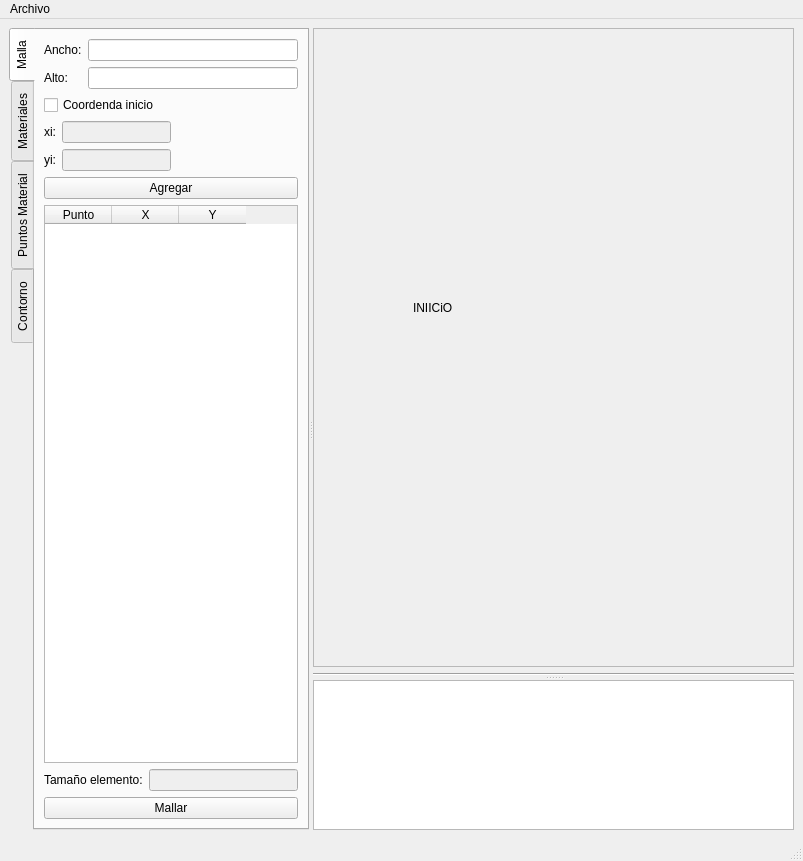
<?xml version="1.0" encoding="UTF-8"?>
<ui version="4.0">
 <class>MainWindow</class>
 <widget class="QMainWindow" name="MainWindow">
  <property name="geometry">
   <rect>
    <x>0</x>
    <y>0</y>
    <width>803</width>
    <height>861</height>
   </rect>
  </property>
  <property name="windowTitle">
   <string>MainWindow</string>
  </property>
  <widget class="QWidget" name="centralwidget">
   <layout class="QGridLayout" name="gridLayout">
    <item row="0" column="0">
     <widget class="QSplitter" name="splitter_2">
      <property name="orientation">
       <enum>Qt::Horizontal</enum>
      </property>
      <widget class="QTabWidget" name="tabWidget">
       <property name="enabled">
        <bool>true</bool>
       </property>
       <property name="sizePolicy">
        <sizepolicy hsizetype="Minimum" vsizetype="Expanding">
         <horstretch>0</horstretch>
         <verstretch>0</verstretch>
        </sizepolicy>
       </property>
       <property name="minimumSize">
        <size>
         <width>250</width>
         <height>0</height>
        </size>
       </property>
       <property name="maximumSize">
        <size>
         <width>300</width>
         <height>16777215</height>
        </size>
       </property>
       <property name="tabPosition">
        <enum>QTabWidget::West</enum>
       </property>
       <property name="currentIndex">
        <number>0</number>
       </property>
       <property name="usesScrollButtons">
        <bool>false</bool>
       </property>
       <property name="documentMode">
        <bool>false</bool>
       </property>
       <property name="movable">
        <bool>false</bool>
       </property>
       <property name="tabBarAutoHide">
        <bool>false</bool>
       </property>
       <widget class="QWidget" name="tab_malla">
        <attribute name="title">
         <string>Malla</string>
        </attribute>
        <layout class="QVBoxLayout" name="verticalLayout_2">
         <item>
          <layout class="QVBoxLayout" name="verticalLayout_6">
           <item>
            <layout class="QFormLayout" name="formLayout">
             <item row="0" column="0">
              <widget class="QLabel" name="label_6">
               <property name="text">
                <string>Ancho:</string>
               </property>
              </widget>
             </item>
             <item row="0" column="1">
              <widget class="QLineEdit" name="lineEdit_malla_ancho"/>
             </item>
             <item row="1" column="0">
              <widget class="QLabel" name="label_2">
               <property name="text">
                <string>Alto:</string>
               </property>
              </widget>
             </item>
             <item row="1" column="1">
              <widget class="QLineEdit" name="lineEdit_malla_alto"/>
             </item>
            </layout>
           </item>
           <item>
            <layout class="QHBoxLayout" name="horizontalLayout_3">
             <item>
              <layout class="QVBoxLayout" name="verticalLayout">
               <item>
                <widget class="QCheckBox" name="checkBox_malla_coorIni">
                 <property name="text">
                  <string>Coordenda inicio</string>
                 </property>
                </widget>
               </item>
               <item>
                <layout class="QHBoxLayout" name="horizontalLayout">
                 <item>
                  <widget class="QLabel" name="label_4">
                   <property name="text">
                    <string>xi:</string>
                   </property>
                  </widget>
                 </item>
                 <item>
                  <widget class="QLineEdit" name="lineEdit_malla_xi">
                   <property name="enabled">
                    <bool>false</bool>
                   </property>
                  </widget>
                 </item>
                </layout>
               </item>
               <item>
                <layout class="QHBoxLayout" name="horizontalLayout_2">
                 <item>
                  <widget class="QLabel" name="label_5">
                   <property name="text">
                    <string>yi:</string>
                   </property>
                  </widget>
                 </item>
                 <item>
                  <widget class="QLineEdit" name="lineEdit_malla_yi">
                   <property name="enabled">
                    <bool>false</bool>
                   </property>
                  </widget>
                 </item>
                </layout>
               </item>
              </layout>
             </item>
             <item>
              <spacer name="horizontalSpacer">
               <property name="orientation">
                <enum>Qt::Horizontal</enum>
               </property>
               <property name="sizeHint" stdset="0">
                <size>
                 <width>40</width>
                 <height>20</height>
                </size>
               </property>
              </spacer>
             </item>
            </layout>
           </item>
           <item>
            <widget class="QPushButton" name="pushButton_malla_agregar">
             <property name="text">
              <string>Agregar</string>
             </property>
            </widget>
           </item>
           <item>
            <widget class="QTableWidget" name="tableWidget_malla_coordenadas">
             <property name="columnCount">
              <number>3</number>
             </property>
             <attribute name="horizontalHeaderCascadingSectionResizes">
              <bool>false</bool>
             </attribute>
             <attribute name="horizontalHeaderDefaultSectionSize">
              <number>67</number>
             </attribute>
             <column>
              <property name="text">
               <string>Punto</string>
              </property>
             </column>
             <column>
              <property name="text">
               <string>X</string>
              </property>
             </column>
             <column>
              <property name="text">
               <string>Y</string>
              </property>
             </column>
            </widget>
           </item>
          </layout>
         </item>
         <item>
          <layout class="QHBoxLayout" name="horizontalLayout_4">
           <item>
            <widget class="QLabel" name="label_3">
             <property name="text">
              <string>Tamaño elemento:</string>
             </property>
            </widget>
           </item>
           <item>
            <widget class="QLineEdit" name="lineEdit_malla_tamanoElemento">
             <property name="enabled">
              <bool>false</bool>
             </property>
            </widget>
           </item>
          </layout>
         </item>
         <item>
          <widget class="QPushButton" name="pushButton_malla_mallar">
           <property name="text">
            <string>Mallar</string>
           </property>
          </widget>
         </item>
        </layout>
       </widget>
       <widget class="QWidget" name="tab_materiales">
        <attribute name="title">
         <string>Materiales</string>
        </attribute>
        <layout class="QVBoxLayout" name="verticalLayout_3">
         <item>
          <widget class="QPushButton" name="pushButton_2">
           <property name="text">
            <string>Agregar</string>
           </property>
          </widget>
         </item>
         <item>
          <widget class="QTreeWidget" name="treeWidget">
           <column>
            <property name="text">
             <string>Materiales</string>
            </property>
           </column>
           <column>
            <property name="text">
             <string>Color</string>
            </property>
           </column>
           <item>
            <property name="text">
             <string>1 Suelo arcilloso</string>
            </property>
            <property name="text">
             <string/>
            </property>
            <property name="background">
             <brush brushstyle="SolidPattern">
              <color alpha="255">
               <red>0</red>
               <green>85</green>
               <blue>255</blue>
              </color>
             </brush>
            </property>
           </item>
          </widget>
         </item>
         <item>
          <widget class="QPushButton" name="pushButton_3">
           <property name="text">
            <string>Eliminar</string>
           </property>
          </widget>
         </item>
        </layout>
       </widget>
       <widget class="QWidget" name="tab_puntosMaterial">
        <attribute name="title">
         <string>Puntos Material</string>
        </attribute>
        <layout class="QVBoxLayout" name="verticalLayout_4">
         <item>
          <widget class="QPushButton" name="pushButton_5">
           <property name="text">
            <string>Agregar</string>
           </property>
          </widget>
         </item>
         <item>
          <widget class="QTreeWidget" name="treeWidget_2">
           <column>
            <property name="text">
             <string>Estrato</string>
            </property>
           </column>
           <item>
            <property name="text">
             <string>1 Suelo arcilloso</string>
            </property>
           </item>
          </widget>
         </item>
         <item>
          <widget class="QTableWidget" name="tableWidget_2">
           <property name="columnCount">
            <number>3</number>
           </property>
           <attribute name="horizontalHeaderCascadingSectionResizes">
            <bool>false</bool>
           </attribute>
           <attribute name="horizontalHeaderDefaultSectionSize">
            <number>67</number>
           </attribute>
           <column>
            <property name="text">
             <string>Punto</string>
            </property>
           </column>
           <column>
            <property name="text">
             <string>X</string>
            </property>
           </column>
           <column>
            <property name="text">
             <string>Y</string>
            </property>
           </column>
          </widget>
         </item>
         <item>
          <widget class="QPushButton" name="pushButton_4">
           <property name="text">
            <string>Eliminar</string>
           </property>
          </widget>
         </item>
        </layout>
       </widget>
       <widget class="QWidget" name="tab_contorno">
        <attribute name="title">
         <string>Contorno</string>
        </attribute>
       </widget>
      </widget>
      <widget class="QSplitter" name="splitter">
       <property name="orientation">
        <enum>Qt::Vertical</enum>
       </property>
       <widget class="QWidget" name="layoutWidget">
        <layout class="QVBoxLayout" name="verticalLayout_principal">
         <item>
          <widget class="QFrame" name="frame_Inicio">
           <property name="frameShape">
            <enum>QFrame::StyledPanel</enum>
           </property>
           <property name="frameShadow">
            <enum>QFrame::Raised</enum>
           </property>
           <widget class="QLabel" name="label">
            <property name="geometry">
             <rect>
              <x>100</x>
              <y>270</y>
              <width>341</width>
              <height>20</height>
             </rect>
            </property>
            <property name="text">
             <string>INIICiO</string>
            </property>
           </widget>
          </widget>
         </item>
         <item>
          <widget class="Line" name="line">
           <property name="orientation">
            <enum>Qt::Horizontal</enum>
           </property>
          </widget>
         </item>
        </layout>
       </widget>
       <widget class="QTextEdit" name="textEdit_Console">
        <property name="enabled">
         <bool>true</bool>
        </property>
        <property name="sizePolicy">
         <sizepolicy hsizetype="Minimum" vsizetype="Minimum">
          <horstretch>0</horstretch>
          <verstretch>0</verstretch>
         </sizepolicy>
        </property>
        <property name="minimumSize">
         <size>
          <width>0</width>
          <height>100</height>
         </size>
        </property>
        <property name="maximumSize">
         <size>
          <width>16777215</width>
          <height>150</height>
         </size>
        </property>
       </widget>
      </widget>
     </widget>
    </item>
   </layout>
  </widget>
  <widget class="QMenuBar" name="menubar">
   <property name="geometry">
    <rect>
     <x>0</x>
     <y>0</y>
     <width>803</width>
     <height>21</height>
    </rect>
   </property>
   <widget class="QMenu" name="menuArchivo">
    <property name="title">
     <string>Archivo</string>
    </property>
    <addaction name="actionNuevo"/>
    <addaction name="actionAbrir"/>
    <addaction name="actionGuardar"/>
    <addaction name="separator"/>
    <addaction name="actionImportar"/>
   </widget>
   <addaction name="menuArchivo"/>
  </widget>
  <widget class="QStatusBar" name="statusbar"/>
  <action name="actionNuevo">
   <property name="text">
    <string>Nuevo</string>
   </property>
  </action>
  <action name="actionAbrir">
   <property name="text">
    <string>Abrir</string>
   </property>
  </action>
  <action name="actionGuardar">
   <property name="text">
    <string>Guardar</string>
   </property>
  </action>
  <action name="actionImportar">
   <property name="text">
    <string>Importar</string>
   </property>
  </action>
 </widget>
 <resources/>
 <connections/>
</ui>
